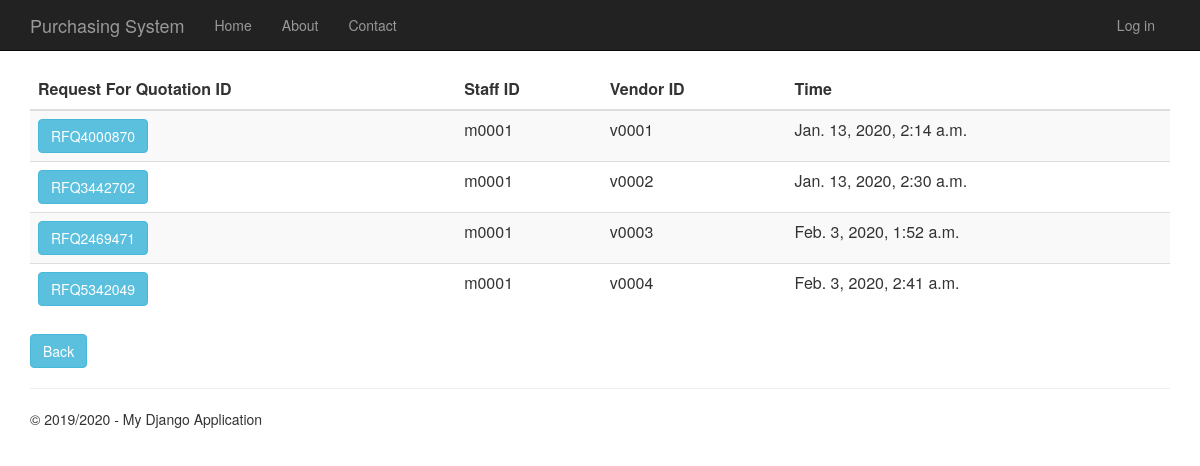
The page /requestforquotationhistory on the database as committed earlier.
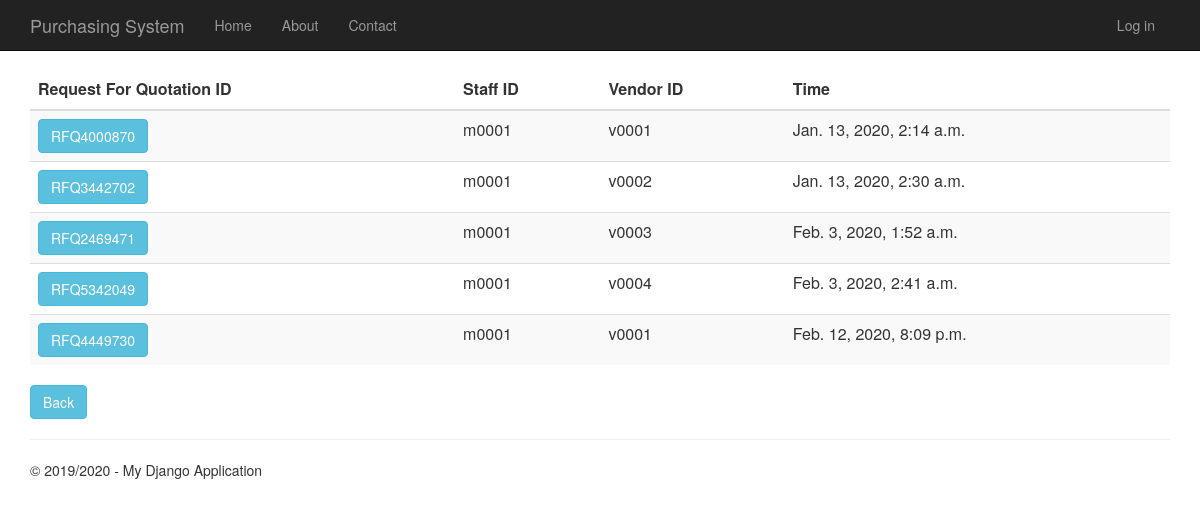
The same page on the database as committed later.
### RequestForQuotation/models.py (models this page shows)
class RequestForQuotation(models.Model):
    request_for_quotation_id = models.CharField(primary_key=True, max_length=10)
    time_created = models.DateTimeField()
    description = models.TextField(null=True,default=None, blank=True)
    total_price = models.DecimalField(max_digits=10, decimal_places=2, default=Decimal('0.00'))
    person_id = models.ForeignKey(Person, on_delete = models.CASCADE)
    vendor_id = models.ForeignKey(Vendor, on_delete = models.CASCADE)
    purchase_requisition_id = models.ForeignKey(PurchaseRequisition, on_delete = models.CASCADE)
    def __str__(self):
        return str(self.request_for_quotation_id)

### app/models.py (models this page shows, shortened)
class Person(models.Model):
    user_id = models.OneToOneField(User)
    person_id = models.CharField(primary_key=True, max_length=10)
    person_name = models.TextField()
    person_address = models.TextField()
    person_phone_number = models.TextField()
    person_role = models.TextField(default = 'EMPLOYEE')

class Vendor(models.Model):
    vendor_id = models.CharField(primary_key=True, max_length=10)
    vendor_name = models.TextField()
    vendor_phone_number = models.TextField()
    vendor_address = models.TextField()
    vendor_email = models.TextField()
    def __str__(self):
        return str(self.vendor_id)

### RequestForQuotation/views.py (the view)
# urls.py: url(r'^requestforquotationhistory', RequestForQuotation.views.requestforquotationhistory, name="request_of_quotation_history"),
def requestforquotationhistory(request):
        request_for_quotations = RequestForQuotation.objects.all()
        print(request_for_quotations)
        context = {
            'title':'Request For Quotation History',
            'rows':request_for_quotations,
            'year':'2019/2020'
            }
        return render(request,'RequestForQuotation/requestforquotationhistory.html',context)

### RequestForQuotation/templates/RequestForQuotation/requestforquotationhistory.html
﻿{% extends "app/layout.html" %}
{% block content %}
<div class="purchaseorderhistory margintop">
    <form action="requestforquotationhistorydetails" method="GET">
        <table class="table table-striped margintop">
          <thead>
            <tr>
              <th scope="col">Request For Quotation ID</th>
              <th scope="col">Staff ID</th>
              <th scope="col">Vendor ID</th>
              <th scope="col">Time</th>
            </tr>
          </thead>
          <tbody>
              {% for r in rows %}
            <tr>
                 <td><button type="submit" name="rfq_id" value="{{r.request_for_quotation_id}}" class="btn btn-info" >{{r.request_for_quotation_id}}</button></td>
                 <td>{{r.person_id.person_id}}</td>
                 <td>{{r.vendor_id}}</td>
                 <td>{{r.time_created}}</td>
            </tr>
              {% endfor %}
          </tbody>
        </table>
    </form>
       <form action="menu">
        <div class="margintop">
            <button type="submit" class="btn btn-info" >Back</button>
        </div>
    </form>
</div>
{% endblock %}

Rows that differ between the two databases and show on the page:
added RequestForQuotation: request_for_quotation_id "RFQ4449730", person_id.person_id "m0001", vendor_id "v0001", time_created "Feb. 12, 2020, 8:09 p.m."
